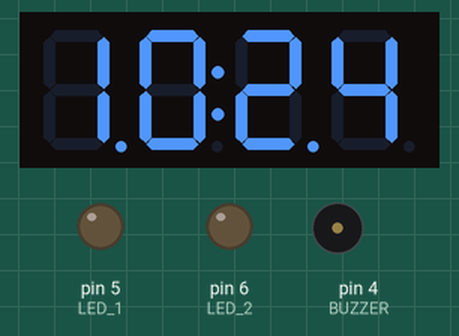
The sketch below on a simulated Arduino Uno, built with avr-gcc and run on an emulated ATmega328P. Parts: 4-digit seven-segment display, output pins drawn as LEDs (lit = HIGH), buzzer (waves = sounding, pin HIGH). The local clock reads 2024-03-15 10:24:30 at power-on unless the sketch sets it.

Above: at 0.1 s.
At 29.7 s:
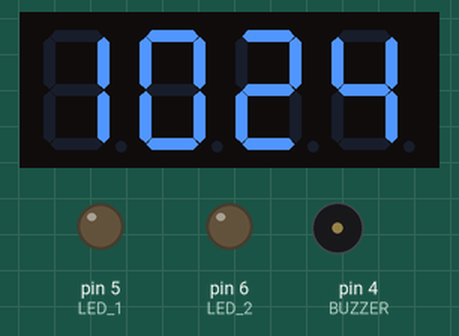
At 63.5 s:
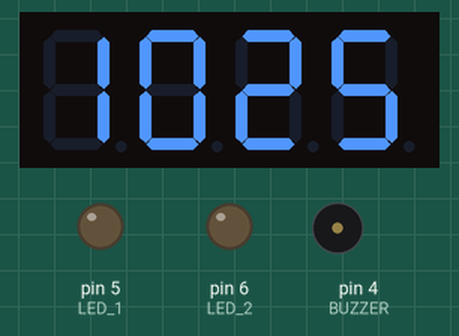
At 128.9 s:
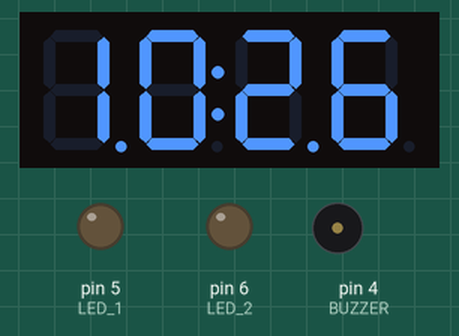

The sketch:

bedside_clock.ino
```cpp
#include <Wire.h>
#include <TM1637Display.h>
#include <RTClib.h>

// Pin definitions for hardware connections
#define CLK 2     // TM1637 Clock pin
#define DIO 3     // TM1637 Data pin
#define BUZZER 4  // Active Buzzer Pin
#define LED_1 5   // LED_1 pin
#define LED_2 6   // LED_2 pin

// Initialize TM1637 display
TM1637Display display(CLK, DIO);

// Initialize DS3231 RTC module
RTC_DS3231 rtc;

// Alarm configuration - set desired alarm time here
const int alarmHour = 7;    // Alarm hour in 24-hour format (0-23)
const int alarmMinute = 0;  // Alarm minute (0-59)
bool alarmTriggered = false; // Flag to prevent buzzer from repeating within the same minute

void setup() {
  // Initialize serial communication for debugging
  Serial.begin(9600);

  // Configure buzzer pin as output and ensure it starts OFF
  pinMode(BUZZER, OUTPUT);
  digitalWrite(BUZZER, LOW);

  // Configure led pins as output and ensure they start OFF
  pinMode(LED_1, OUTPUT);
  pinMode(LED_2, OUTPUT);
  digitalWrite(LED_1, LOW);
  digitalWrite(LED_2, LOW);

  // Set display brightness to maximum (0x00 = dim, 0x0f = brightest)
  display.setBrightness(0x0f); //Max brightness

  // Initialize the RTC module
  if (!rtc.begin()) {
    Serial.println("Couldn't find RTC");
    while (1); // Halt program if RTC is not found
  }

  // Uncomment this line ONLY the first time to set the time
  // This will set the RTC to the compile time of this sketch
  // rtc.adjust(DateTime(F(__DATE__), F(__TIME__)));

}

void loop() {

  // Get current date and time from RTC
  DateTime now = rtc.now();

  // Convert 24-hour format to 12-hour format for display
  int hour = now.hour();
  if (hour == 0) {
    // Midnight (0:xx) becomes 12:xx AM
    hour = 12;
  } else if (hour > 12) {
    // PM hours: subtract 12 to get 12-hour format
    hour -= 12;
  }

  // Get current minute
  int minute = now.minute();

  // Format time as 4-digit number (HHMM) for display
  // Example: 9:05 becomes 905, 12:30 becomes 1230
  int displayTime = hour * 100 + minute;

  // Create blinking colon effect - colon blinks every second
  bool colon = now.second() % 2 == 0;

  // Display the time with optional colon
  // 0b11100000 turns on colon, 0b00000000 turns it off
  // 'true' parameter adds leading zeros (e.g., shows "01:05" instead of "1:5")
  display.showNumberDecEx(displayTime, colon ? 0b11100000 : 0b00000000, true);

  // Alarm Logic - check if current time matches alarm time
  if(now.hour() == alarmHour && now.minute() == alarmMinute && !alarmTriggered) {
    // Turn on buzzer and led lights
    digitalWrite(BUZZER, HIGH);
    digitalWrite(LED_1, HIGH);
    digitalWrite(LED_2, HIGH);
    delay(5000); // Buzz for 5 seconds
    digitalWrite(BUZZER, LOW); // Turn off buzzer
    digitalWrite(LED_1, LOW);
    digitalWrite(LED_2, LOW);
    alarmTriggered = true; // Set flag to prevent repeating alarm in same minute
  }

  // Reset alarm trigger flag when minute changes
  // This allows the alarm to trigger again the next day
  if (now.minute() != alarmMinute) {
    alarmTriggered = false;
  }

  // Wait 1 second before next loop iteration
  // This creates a 1Hz update rate for the display
  delay(1000);

}
```

Measured:
- what the display in image 1 shows lasts 1.0 s, from 29.7 s to 30.7 s
